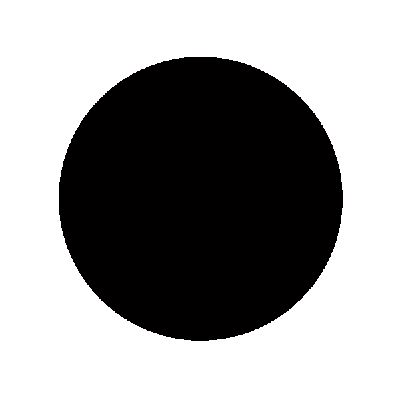
#> input picture circle.jpg, 400 x 399 px
$ python 'Circle Segment.py'
#> lines starting #> are read from the running program, lines starting #| are printed output that depends on the picture
import cv2
import numpy as np
from math import ceil, sin, cos, pi
from matplotlib import pyplot as plt

# Load the image in grayscale:
img = cv2.imread('circle.jpg', 0)
#> img: shape (399, 400); min 0, max 255, mean 153.8
r, c = int(img.shape[0] / 2), int(img.shape[1] / 2)  # center row, center column
#> r = 199; c = 200
diameter = len([i for i in img[r, :] if np.all(i == 0)])  # Count black pixels in color image (all channels 0)
#> diameter = 281
radius = ceil(diameter / 2)
#> radius = 141

# Convert grayscale image to BGR (3-channel) color image:
img = cv2.cvtColor(img, cv2.COLOR_GRAY2RGB)
#> img: shape (399, 400, 3)

# Parameters for drawing lines:
spacing = pi/5  # Adjust for desired spacing
thetas = np.arange(0, 2 * pi, spacing)

# Draw red lines from the center of the circle:
for theta in thetas:
    end_x = round(c + radius * cos(theta))
    end_y = round(r + radius * sin(theta))
    cv2.line(img, (c, r), (end_x, end_y), color=(0, 255, 255), thickness=1)
#> this loop made 10 passes
#> (end_x, end_y) on passes 1 to 10: (341, 199), (314, 282), (244, 333), (156, 333), (86, 282), (59, 199), (86, 116), (156, 65), (244, 65), (314, 116)
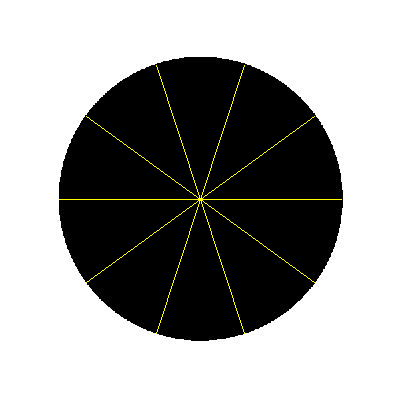
#> img: shape (399, 400, 3); mean B, G, R 153.8, 155.8, 155.8

# Display the image with matplotlib:
plt.scatter(c, r, c='y', s=50, marker='o')
plt.imshow(img)
# plt.axis('off')
plt.show()
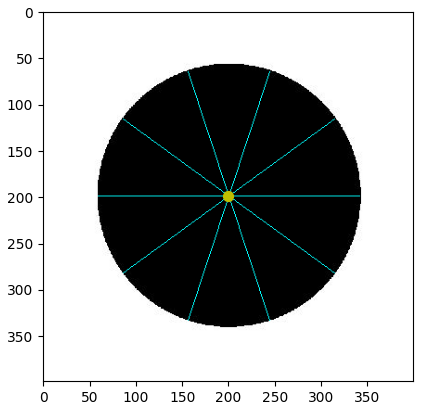
#> figure drawn by matplotlib, 1 panel; B, G, R data is drawn as R, G, B
